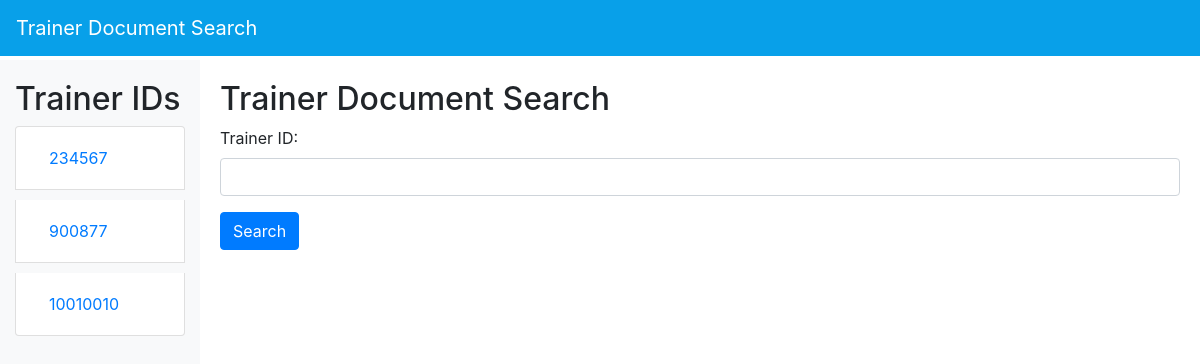
Page /docuploads/docdisplay.php on the earlier database version.
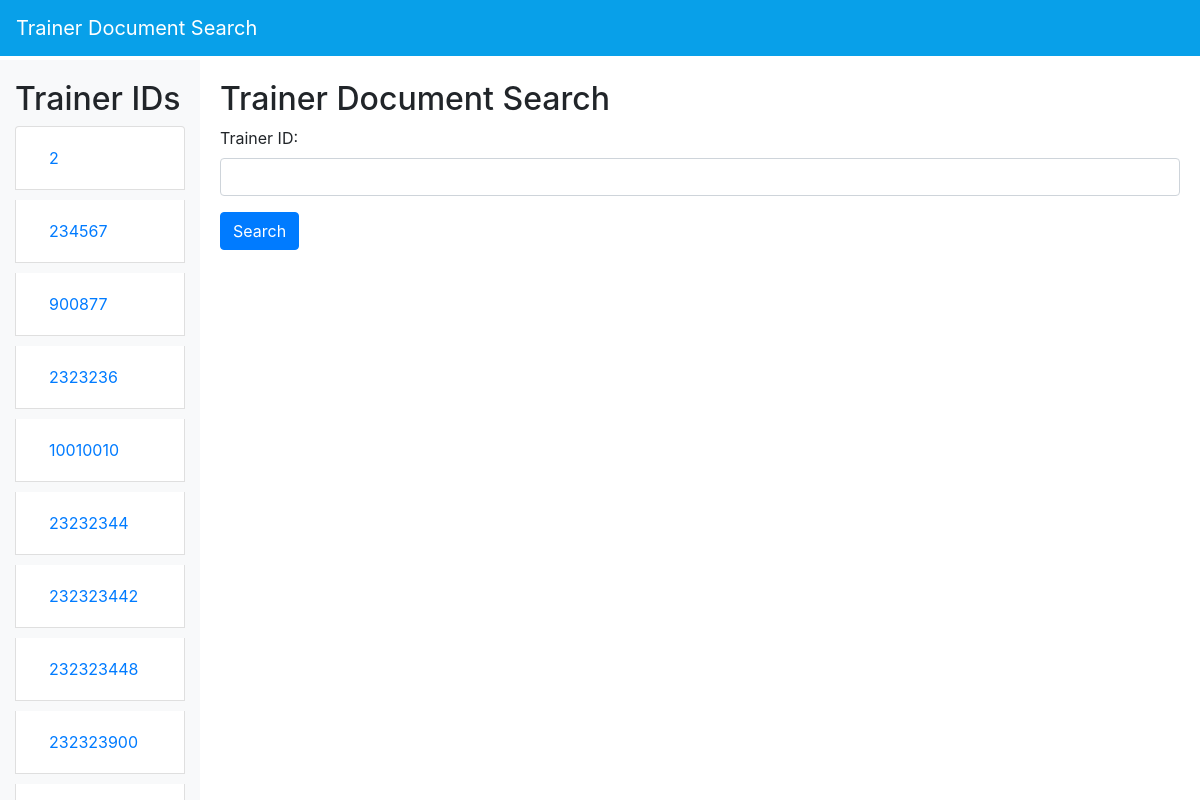
Same page on the later database version.
### tables this page shows
CREATE TABLE `tbltrainerdocs` (
  `id` int(11) NOT NULL,
  `trainer_id` int(11) NOT NULL,
  `id_path` varchar(100) NOT NULL,
  `license_cert_path` varchar(255) NOT NULL,
  `business_registration_cert_path` varchar(255) NOT NULL,
  `created_at` timestamp NOT NULL DEFAULT current_timestamp(),
  `updated_at` timestamp NOT NULL DEFAULT current_timestamp() ON UPDATE current_timestamp()
);

### docuploads/docdisplay.php (the view, shortened to what this page needs)
<?php
include '../config/config.php';
$trainerId = "";
$query = "SELECT trainer_id FROM tbltrainerdocs";
$result = mysqli_query($conn, $query);
$trainerIds = mysqli_fetch_all($result, MYSQLI_ASSOC);
?>
<!DOCTYPE html>
<html>
<head>
    <link rel="stylesheet" href="https://stackpath.bootstrapcdn.com/bootstrap/4.5.2/css/bootstrap.min.css">
</head>
<body>
<nav class="navbar navbar-expand-md navbar-dark fixed-top">
        <a class="navbar-brand" href="#">Trainer Document Search</a>
    </nav>
    <div class="container-fluid">
        <div class="row">
            <div class="col-md-2 sidebar">
            <h2>Trainer IDs</h2>
                <ul class="list-group">
                    <?php foreach ($trainerIds as $trainer): ?>
                        <li class="list-group-item">
                            <form method="POST" action="">
                                <button type="submit" class="btn btn-link"><?php echo $trainer['trainer_id']; ?></button>
                            </form>
                        </li>
                    <?php endforeach; ?>
                </ul>
            </div>
            <div class="col-md-10 main-content">
                <h2>Trainer Document Search</h2>
                <form method="POST" action="">
                    <div class="form-group">
                        <label for="trainer_id">Trainer ID:</label>
                        <input type="text" id="trainer_id" name="trainer_id" class="form-control" value="<?php echo $trainerId; ?>">
                    </div>
                    <button type="submit" class="btn btn-primary">Search</button>
                </form>
            </div>
        </div>
    </div>
</body>
</html>

Differences in the rows shown:
added tbltrainerdocs: trainer "2"
added tbltrainerdocs: trainer "2323236"
added tbltrainerdocs: trainer "23232344"
added tbltrainerdocs: trainer "232323442"
added tbltrainerdocs: trainer "232323448"
added tbltrainerdocs: trainer "232323900"
